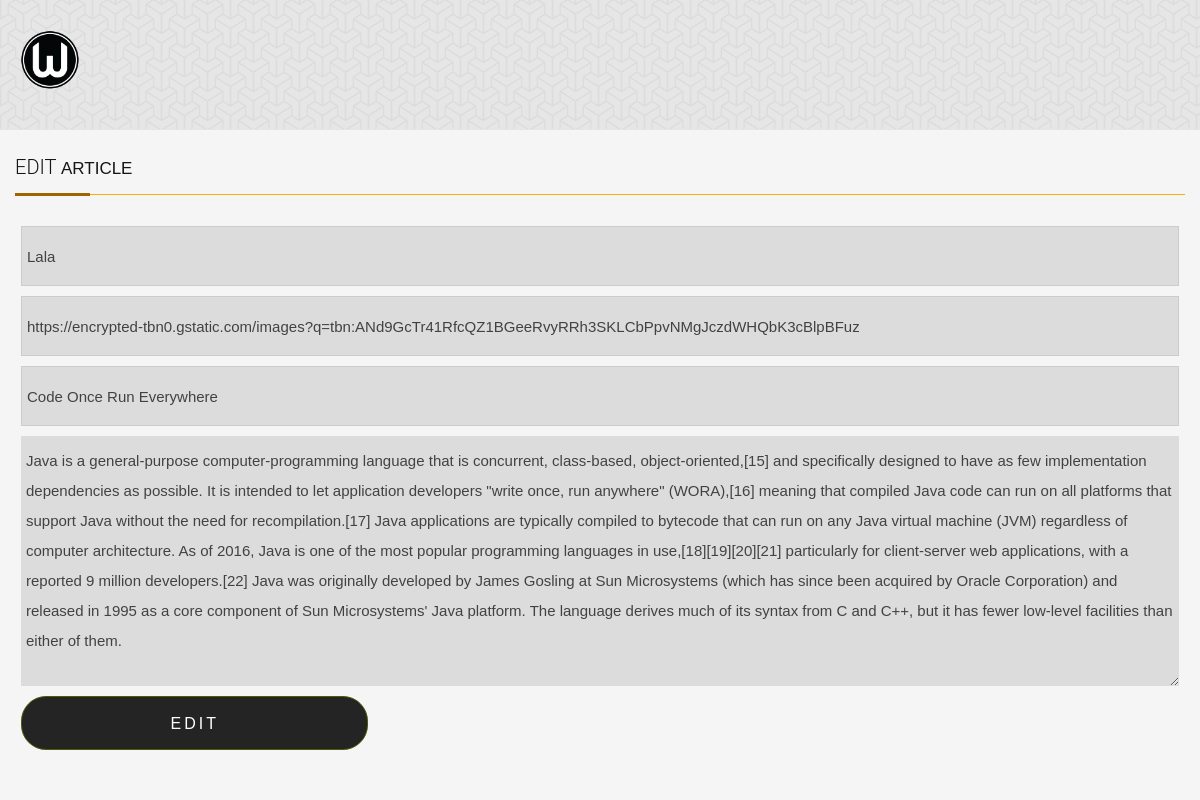
The page /crud/edit/2 on the database its author committed.
### tables this page shows
CREATE TABLE `article` (
  `id` int(11) NOT NULL,
  `article_text` text NOT NULL,
  `author` text NOT NULL,
  `author_edit` text,
  `image` text NOT NULL,
  `title` text NOT NULL
);

### application/controllers/Crud.php (called while the page is built, shortened)
<?php
class Crud extends CI_Controller
{
    function __construct()
    {
        $this->load->model('m_article');
        $this->load->helper('url');
    }
    function edit($id)
    {
        $where = array('id' => $id);
        $data['article'] = $this->m_article->edit_data($where, 'article')->result();
        $this->load->view('v_edit_article', $data);
    }
}

### index.php (called while the page is built, shortened)
<?php
require_once BASEPATH.'core/CodeIgniter.php';

### application/models/M_article.php (called while the page is built, shortened)
<?php
class M_article extends CI_Model
{
    function edit_data($where, $table) {
        return $this->db->get_where($table, $where);
    }
}

### application/views/v_edit_article.php (the view, shortened to what this page needs)
<!DOCTYPE html>
<html lang="en">
<head>
    <link href="//maxcdn.bootstrapcdn.com/bootstrap/3.3.0/css/bootstrap.min.css" rel="stylesheet" id="bootstrap-css">
    <link rel="stylesheet" href="<?php echo base_url('/assets/css/form-style.css') ?>">
    <link rel="stylesheet" href="<?php echo base_url('/assets/css/vendor.css') ?>">
    <link rel="stylesheet" href="<?php echo base_url('/assets/css/main.css') ?>">
</head>
<body>
<header class="short-header">
    <div class="row header-content text-center">
        <div class="logo">
            <a href="<?php echo base_url('crud/index') ?>">WIKI</a>
        </div>
    </div>
</header>
<div class="container">
    <div class="row">
        <div class="col-12">
            <div class="form_main">
                <h4 class="heading">Edit <strong>Article</strong><span></span></h4>
                <div class="form">
                    <?php foreach($article as $a){ ?>
                        <form action="<?php echo base_url(). 'crud/update/'.$a->id; ?>" method="post" id="contactFrm" name="contactFrm">
                            <input type="text" required="" placeholder="Please input your Name" value="<?php echo $a->author ?>" name="author_edit" class="txt">
                            <input type="text" required="" placeholder="Please input Image URL" value="<?php echo $a->image ?>" name="image" class="txt">
                            <input type="text" required="" placeholder="Title" value="<?php echo $a->title ?>" name="title" class="txt">
                            <textarea placeholder="Your Article" name="article_text" type="text" class="txt_3"><?php echo $a->article_text ?></textarea>
                            <input type="submit" value="Edit" name="submit" class="txt2">
                        </form>
                    <?php } ?>
                </div>
            </div>
        </div
    </div>
</div>
</body>
</html>

### assets/css/form-style.css (style rules this page uses)
.form_main h4 { font-family: roboto; font-size: 20px; font-weight: 300; margin-bottom: 15px; margin-top: 20px; text-transform: uppercase; }
.heading { border-bottom: 1px solid #fcab0e; padding-bottom: 9px; position: relative; }
.heading span { background: #9e6600 none repeat scroll 0 0; bottom: -2px; height: 3px; left: 0; position: absolute; width: 75px; }
.form { border-radius: 7px; padding: 6px; }
.txt[type="text"] { border: 1px solid #ccc; margin: 10px 0; padding: 10px 0 10px 5px; width: 100%; }
.txt_3[type="text"] { margin: 10px 0 0; padding: 10px 0 10px 5px; width: 100%; }
.txt2[type="submit"] { background: #242424 none repeat scroll 0 0; border: 1px solid #4f5c04; border-radius: 25px; color: #fff; font-size: 16px; font-style: normal; line-height: 35px; margin: 10px 0; padding: 0; text-transform: uppercase; width: 30%; }

### assets/css/main.css (style rules this page uses)
html { font-size: 10px; }
html, body { height: 100%; }
body { background: #f5f5f5; font-family: "roboto-regular", sans-serif; font-size: 1.7rem; line-height: 3rem; color: #111111; }
a, a:visited { color: #1237B1; border-bottom: 1px solid transparent; -moz-transition: all 0.4s ease-in-out; -o-transition: all 0.4s ease-in-out; -webkit-transition: all 0.4s ease-in-out; -ms-transition: all 0.4s ease-in-out; transition: all 0.4s ease-in-out; }
h1, h2, h3, h4, h5, h6, .h01, .h02, .h03, .h04, .h05, .h06 { font-family: "montserrat-bold", sans-serif; color: #151515; font-style: normal; text-rendering: optimizeLegibility; margin-bottom: 2.1rem; }
h3, .h03, h4, .h04 { margin-bottom: 1.8rem; }
h4, .h04 { font-size: 1.7rem; line-height: 1.76; }
em, i, strong, b { font-size: 1.7rem; line-height: 3rem; font-style: normal; font-weight: normal; }
strong, b { font-family: 'roboto-bold', sans-serif; }
input, textarea, select, pre, blockquote, figure, table, p, ul, ol, dl, form, .fluid-video-wrapper, .ss-custom-select { margin-bottom: 3rem; }
input[type="email"], input[type="number"], input[type="search"], input[type="text"], input[type="tel"], input[type="url"], input[type="password"], textarea, select { display: block; height: 6rem; padding: 1.5rem 2.5rem; border: 0; outline: none; vertical-align: middle; color: rgba(0, 0, 0, 0.7); font-family: "roboto-regular", sans-serif; font-size: 1.5rem; line-height: 3rem; max-width: 100%; background: rgba(0, 0, 0, 0.1); border: none; -moz-transition: all 0.3s ease-in-out; -o-transition: all 0.3s ease-in-out; -webkit-transition: all 0.3s ease-in-out; -ms-transition: all 0.3s ease-in-out; transition: all 0.3s ease-in-out; }
textarea { min-height: 25rem; }
.button, a.button, button, input[type="submit"], input[type="reset"], input[type="button"] { display: inline-block; font-family: "montserrat-regular", sans-serif; font-size: 1.4rem; text-transform: uppercase; letter-spacing: .3rem; height: 5.4rem; line-height: 5.4rem; padding: 0 3rem; margin: 0 .3rem 1.2rem 0; background: #d8d8d8; color: #151515; text-decoration: none; cursor: pointer; text-align: center; white-space: nowrap; border: none; -moz-transition: all 0.3s ease-in-out; -o-transition: all 0.3s ease-in-out; -webkit-transition: all 0.3s ease-in-out; -ms-transition: all 0.3s ease-in-out; transition: all 0.3s ease-in-out; }
header { width: 100%; background: #DBDBDB url(../images/escheresque_@2X.png) repeat; background-size: 46px 29px; height: 130px; border-bottom: 1px solid #E5E5E5; }
header .header-content { height: auto; max-width: 1290px; position: absolute; top: 24px; left: 0; right: 0; width: 100%; }
header a { border: none; }
header .logo { position: absolute; left: 35px; top: 6px; z-index: 601; }
header .logo a { display: block; margin: 0; padding: 0; outline: 0; border: none; width: 60px; height: 60px; background: url("../images/logo.png") no-repeat center; background-size: 60px 60px; font: 0/0 a; text-shadow: none; color: transparent; -moz-transition: all 0.5s ease-in-out; -o-transition: all 0.5s ease-in-out; -webkit-transition: all 0.5s ease-in-out; -ms-transition: all 0.5s ease-in-out; transition: all 0.5s ease-in-out; }

### rows shown on the page
article: author_edit "Lala", image "https://encrypted-tbn0.gstatic.com/images?q=tbn:ANd9GcTr41RfcQZ1BGeeRvyRRh3SKLCbPpvNMgJczdWHQbK3cBlpBFuz", title "Code Once Run Everywhere", article_text "Java is a general-purpose computer-programming language that is concurrent, class-based, object-oriented,[15] and specifically designed to have as few implementation dependencies as possible. It is intended to let application developers \"write once, run anywhere\" (WORA),[16] meaning that compiled Java code can run on all platforms that support Java without the need for recompilation.[17] Java applications are typically compiled to bytecode that can run on any Java virtual machine (JVM) regardless of computer architecture. As of 2016, Java is one of the most popular programming languages in use,[18][19][20][21] particularly for client-server web applications, with a reported 9 million…"
